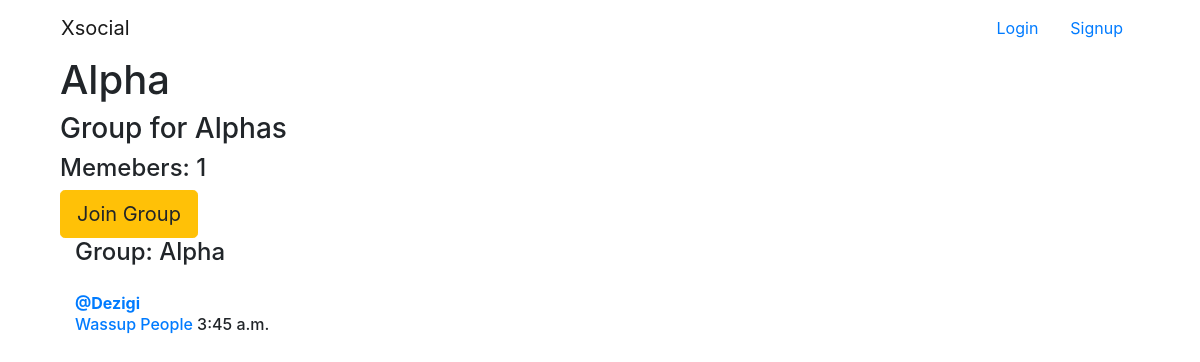
The page /groups/posts/in/alpha/ on the database its author committed.
### groups/models.py (models this page shows, shortened)
class Group(models.Model):
    name = models.CharField(max_length=50,unique=True)
    description = models.TextField(blank=False, default='')
    slug = models.SlugField(allow_unicode=True,unique=True)
    description_html =models.TextField(blank=True,editable=False, default='')
    members = models.ManyToManyField(User,through="GroupMember")
    image = models.ImageField(upload_to='media/group_image', default='media/group_image/icons8-group-48.png')
    def __str__(self):
        return self.name
    class Meta:
        ordering = ['name']

### posts/models.py (models this page shows, shortened)
class Post(models.Model):
    name = models.CharField(max_length=250,blank=False,default='')
    content = models.TextField(blank=False, default='')
    post_time = models.TimeField(auto_now=True)
    user = models.ForeignKey(User, related_name='posts', on_delete=models.CASCADE)
    group = models.ForeignKey(Group,related_name='posts', on_delete=models.CASCADE)
    content_html = models.TextField(blank=True,editable=False, default='')
    slug = models.SlugField(allow_unicode=True,unique=True)
    class Meta:
        ordering = ['-post_time']
        unique_together = ['user','content']

### groups/views.py (the view)
# urls.py: path('posts/in/<slug>/', views.GroupDetail.as_view(), name='detail'),
class GroupDetail(DetailView):
    model = Group
    def get_context_data(self, **kwargs):
        context = super().get_context_data(**kwargs)
        context['form'] = PostForm
        return context

### groups/templates/groups/group_detail.html (shortened to what this page needs)
{% extends "groups/base.html" %}
{% block precomunity %}
<div class="container">
    <h1>{{group.name}}</h1>
    <h3>{{group.description}}</h3>
    <h4>Memebers: {{group.members.count}}</h4>
    <div>
        {% if user in group.members.all %}
        <a class="btn btn-lg btn-fill btn-warning" href="{% url 'groups:leave' slug=group.slug %}"><span
                class="glyphicon glyphicon-remove-circle"></span>Leave Group</a>
        {% else %}
        <a class="btn btn-lg btn-fill btn-warning" href="{% url 'groups:join' slug=group.slug %}">Join Group</a>
        {% endif %}
    </div>
{% endblock  %}
{%block comunitycontent %}
<div class="col-md-8">
    {%if group.posts.count == 0 %}
    <h1>Community Is Empty</h1>
    {%else%}
    {% for post in group.posts.all %}
        {% include 'posts/_post.html' %}
     {%endfor%}
    {%endif%}
</div>
{%endblock%}

### posts/templates/posts/_post.html (shortened to what this page needs)
 <fieldset>
        <legend><h4>Group: {{post.group}}</h4></legend>
    <div class="media-body">
        <strong><a href="{%url 'posts:user' username=post.user.username %}">@{{post.user.username}}</a></strong>
        <h6 class="media-heading">
            <span class="username">
                <a href="{%url 'posts:detail' username=post.user.username slug=post.slug %}">{{post.name}}</a>
            </span>
            <time class="time">
                {{post.post_time}}
        </time>
        </h6>
</div>
</fieldset>

### rows shown on the page
Group: name "Alpha", description "Group for Alphas", members.count "1"
Post: group "Alpha", user.username "Dezigi", name "Wassup People", post_time "3:45 a.m."
